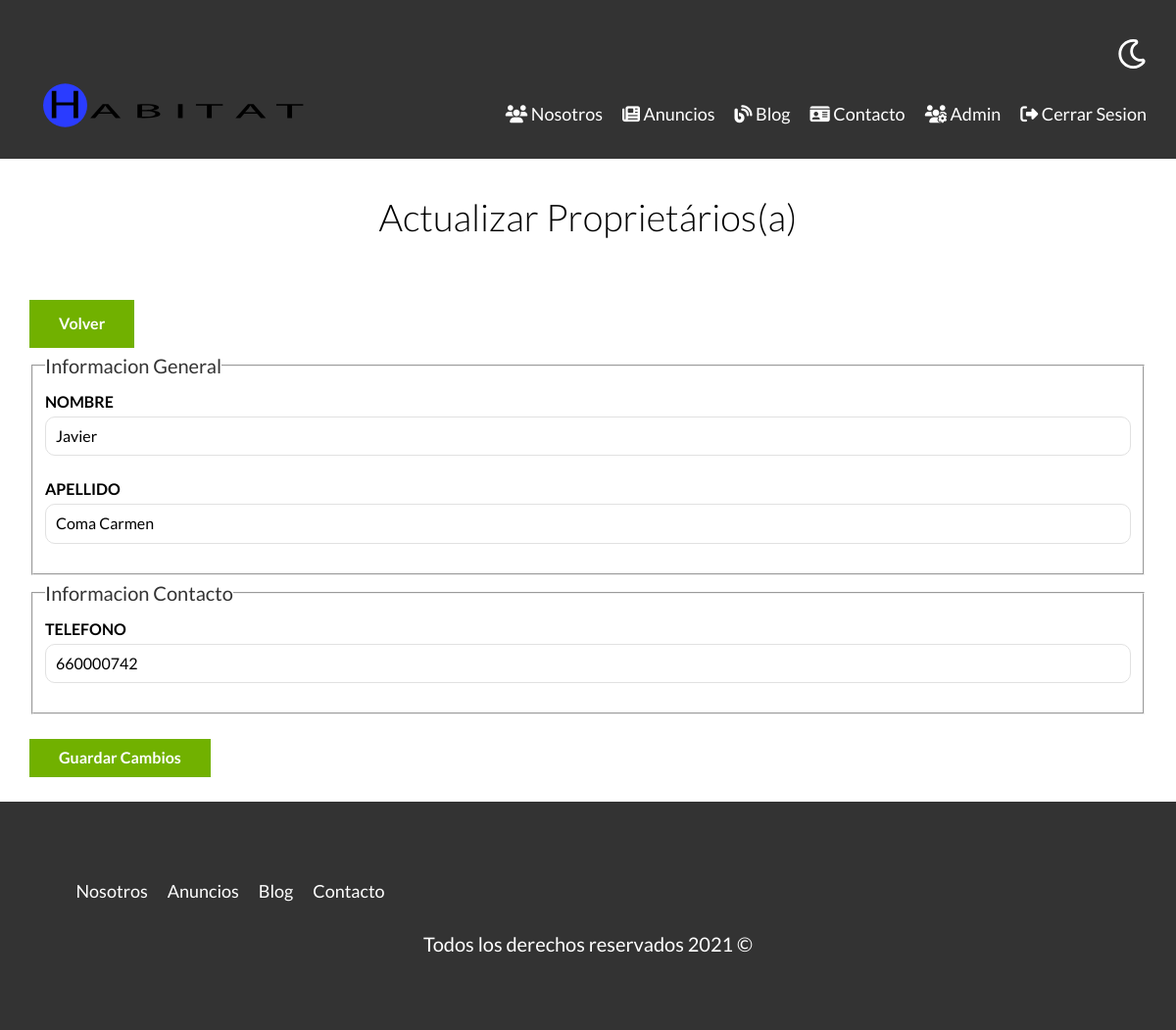
The app's page /proprietario/actualizar?id=1 (signed in) with its own data.
### tables this page shows
CREATE TABLE `proprietario` (
  `id` int(11) NOT NULL,
  `nombre` varchar(60) NOT NULL,
  `apellido` varchar(60) NOT NULL,
  `telefono` char(9) NOT NULL,
  `email` varchar(60) NOT NULL,
  `password` varchar(250) NOT NULL,
  `fecha_inscripcion` datetime DEFAULT current_timestamp()
);

### controllers/ProprietarioControllers.php (called while the page is built, shortened)
<?php
class ProprietarioController
{
    public static function actualizar(Router $router)
    {
        $errores = Proprietario::getErrores();
        $id = validarOredireccionar('/admin');
        $proprietario = Proprietario::findData($id);
        $router->render('/proprietario/actualizar', [
            'errores' => $errores,
            'inicio' => false,
            'proprietario' => $proprietario
        ]);
    }
}

### public/index.php (called while the page is built, shortened)
<?php
$router = new Router();
$router->get('/admin', [InmuebleController::class, 'index']);
$router->get('/inmueble/crear', [InmuebleController::class, 'crear']);
$router->post('/inmueble/crear', [InmuebleController::class, 'crear']);
$router->get('/inmueble/actualizar', [InmuebleController::class, 'actualizar']);
$router->post('/inmueble/actualizar', [InmuebleController::class, 'actualizar']);
$router->post('/inmueble/eliminar', [InmuebleController::class, 'eliminar']);
$router->get('/proprietario/crear', [ProprietarioController::class, 'crear']);
$router->post('/proprietario/crear', [ProprietarioController::class, 'crear']);
$router->get('/proprietario/actualizar', [ProprietarioController::class, 'actualizar']);
$router->post('/proprietario/actualizar', [ProprietarioController::class, 'actualizar']);
$router->post('/proprietario/eliminar', [ProprietarioController::class, 'eliminar']);
$router->get('/', [PaginasController::class, 'index']);
$router->get('/nosotros', [PaginasController::class, 'nosotros']);
$router->get('/inmuebles', [PaginasController::class, 'inmuebles']);
$router->get('/inmueble', [PaginasController::class, 'inmueble']);
$router->get('/blog', [PaginasController::class, 'blog']);
$router->get('/entrada', [PaginasController::class, 'entrada']);
$router->get('/contacto', [PaginasController::class, 'contacto']);
$router->post('/contacto', [PaginasController::class, 'contacto']);
$router->get('/login', [LoginController::class, 'login']);
$router->post('/login', [LoginController::class, 'login']);
$router->get('/logout', [LoginController::class, 'logout']);
$router->post('/pwd', [LoginController::class, 'pwd']);
$router->get('/pwd', [LoginController::class, 'pwd']);
$router->getURL();

### includes/funciones.php (called while the page is built, shortened)
<?php
function Cs($html): string
{
    $cs = htmlspecialchars($html);
    return $cs;
}
function validarOredireccionar(string $url)
{
    $id = $_GET['id'];
    $id = filter_var($id, FILTER_VALIDATE_INT);
    return $id;
}

### models/ActiveRecord.php (called while the page is built, shortened)
<?php
class ActiveRecord
{
    protected static $db;
    protected static $nombreTabla = '';
    public static function setDB($database)
    {
        self::$db = $database;
    }
    public static function findData($id)
    {
        $query = "SELECT * FROM " . static::$nombreTabla . " WHERE id = ${id}";
        $resultado = self::consutaSQL($query);
        return array_shift($resultado);
    }
    public static function consutaSQL($query)
    {
        $resultado = self::$db->query($query);
        $arrayObjecto = [];
        while ($registro = $resultado->fetch_assoc()) {
            $arrayObjecto[] = static::crearObjecto($registro);
        }
        return $arrayObjecto;
    }
    public static function crearObjecto($registro)
    {
        $objecto = new static;
        foreach ($registro as $clave => $valor) {
            if (property_exists($objecto, $clave)) {
                $objecto->$clave = $valor;
            }
        }
        return $objecto;
    }
}

### views/proprietario/formulario.php (the view, shortened to what this page needs)
<fieldset>
    <legend>Informacion General</legend>
    <label for="nombre">Nombre</label>
    <input type="text" id="nombre" name="proprietario[nombre]" placeholder="Nombre Vendedor(a)" value="<?php echo Cs($proprietario->nombre); ?>">
    <label for="apellido">Apellido</label>
    <input type="text" id="apellido" name="proprietario[apellido]" placeholder="Apellido Vendedor(a)" value="<?php echo Cs($proprietario->apellido); ?>">
</fieldset>
<fieldset>
    <legend>Informacion Contacto</legend>
    <label for="telefono">Telefono</label>
    <input type="number" id="telefono" name="proprietario[telefono]" placeholder="Telefono" value="<?php echo Cs($proprietario->telefono); ?>">
</fieldset>

### public/build/css/app.css (style rules this page uses)
html { line-height:1.15;-webkit-text-size-adjust:100% }
body { margin:0 }
button,input,optgroup,select,textarea { font-family:inherit;font-size:100%;line-height:1.15;margin:0 }
button,input { overflow:visible }
fieldset { padding:.35em .75em .625em }
legend { box-sizing:border-box;color:inherit;display:table;max-width:100%;padding:0;white-space:normal }
html { font-size:62.5%;box-sizing:border-box }
*,:after,:before { box-sizing:inherit }
body { font-family:Lato,sans-serif;font-size:1.6rem;line-height:1.8 }
.formulario legend { font-size:2rem;color:#333 }
.formulario label { font-weight:700;text-transform:uppercase;display:block }
.formulario input:not([type=submit]),.formulario select,.formulario textarea { padding:1rem;display:block;width:100%;background-color:#fff;border:1px solid #e1e1e1;border-radius:1rem;margin-bottom:2rem }

### records on screen
proprietario: nombre "Javier", apellido "Coma Carmen", telefono "660000742"
